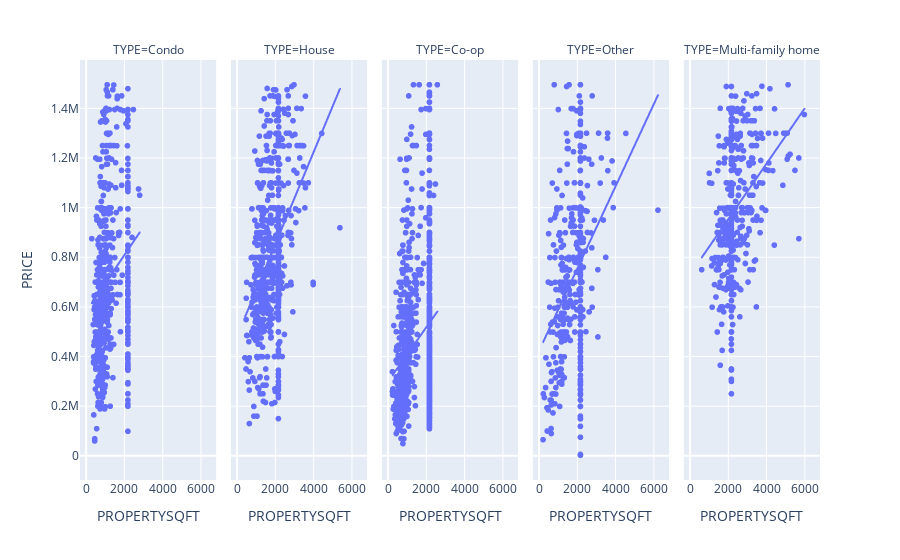

Notebook code for this chart:
### Code cell
fig = px.scatter(data_frame=df, x = 'PROPERTYSQFT', y = 'PRICE' , facet_col= 'TYPE' , trendline= 'ols' )
fig.show()

### Figure 1 — Plotly figure (JSON) as saved in the notebook; plotly's stock layout.template omitted (floating-point values rounded to 4 significant figures; data arrays with more than 128 entries replaced by an {"elided": "..."} marker saying what was removed)
{"data": [{"hovertemplate": "TYPE=Condo<br>PROPERTYSQFT=%{x}<br>PRICE=%{y}<extra></extra>", "legendgroup": "", "marker": {"color": "#636efa", "symbol": "circle"}, "mode": "markers", "name": "", "showlegend": false, "type": "scattergl", "x": {"elided": "597 float values"}, "xaxis": "x", "y": {"elided": "597 int values"}, "yaxis": "y"}, {"hovertemplate": "<b>OLS trendline</b><br>PRICE = 113.768 * PROPERTYSQFT + 581347<br>R<sup>2</sup>=0.041097<br><br>TYPE=Condo<br>PROPERTYSQFT=%{x}<br>PRICE=%{y} <b>(trend)</b><extra></extra>", "legendgroup": "", "marker": {"color": "#636efa", "symbol": "circle"}, "mode": "lines", "name": "", "showlegend": false, "type": "scattergl", "x": {"elided": "597 float values"}, "xaxis": "x", "y": {"elided": "597 float values"}, "yaxis": "y"}, {"hovertemplate": "TYPE=House<br>PROPERTYSQFT=%{x}<br>PRICE=%{y}<extra></extra>", "legendgroup": "", "marker": {"color": "#636efa", "symbol": "circle"}, "mode": "markers", "name": "", "showlegend": false, "type": "scattergl", "x": {"elided": "821 float values"}, "xaxis": "x2", "y": {"elided": "821 int values"}, "yaxis": "y2"}, {"hovertemplate": "<b>OLS trendline</b><br>PRICE = 185.175 * PROPERTYSQFT + 478340<br>R<sup>2</sup>=0.148329<br><br>TYPE=House<br>PROPERTYSQFT=%{x}<br>PRICE=%{y} <b>(trend)</b><extra></extra>", "legendgroup": "", "marker": {"color": "#636efa", "symbol": "circle"}, "mode": "lines", "name": "", "showlegend": false, "type": "scattergl", "x": {"elided": "821 float values"}, "xaxis": "x2", "y": {"elided": "821 float values"}, "yaxis": "y2"}, {"hovertemplate": "TYPE=Co-op<br>PROPERTYSQFT=%{x}<br>PRICE=%{y}<extra></extra>", "legendgroup": "", "marker": {"color": "#636efa", "symbol": "circle"}, "mode": "markers", "name": "", "showlegend": false, "type": "scattergl", "x": {"elided": "1254 float values"}, "xaxis": "x3", "y": {"elided": "1254 int values"}, "yaxis": "y3"}, {"hovertemplate": "<b>OLS trendline</b><br>PRICE = 109.209 * PROPERTYSQFT + 297228<br>R<sup>2</sup>=0.065604<br><br>TYPE=Co-op<br>PROPERTYSQFT=%{x}<br>PRICE=%{y} <b>(trend)</b><extra></extra>", "legendgroup": "", "marker": {"color": "#636efa", "symbol": "circle"}, "mode": "lines", "name": "", "showlegend": false, "type": "scattergl", "x": {"elided": "1254 float values"}, "xaxis": "x3", "y": {"elided": "1254 float values"}, "yaxis": "y3"}, {"hovertemplate": "TYPE=Other<br>PROPERTYSQFT=%{x}<br>PRICE=%{y}<extra></extra>", "legendgroup": "", "marker": {"color": "#636efa", "symbol": "circle"}, "mode": "markers", "name": "", "showlegend": false, "type": "scattergl", "x": {"elided": "432 float values"}, "xaxis": "x4", "y": {"elided": "432 int values"}, "yaxis": "y4"}, {"hovertemplate": "<b>OLS trendline</b><br>PRICE = 165.552 * PROPERTYSQFT + 419718<br>R<sup>2</sup>=0.116862<br><br>TYPE=Other<br>PROPERTYSQFT=%{x}<br>PRICE=%{y} <b>(trend)</b><extra></extra>", "legendgroup": "", "marker": {"color": "#636efa", "symbol": "circle"}, "mode": "lines", "name": "", "showlegend": false, "type": "scattergl", "x": {"elided": "432 float values"}, "xaxis": "x4", "y": {"elided": "432 float values"}, "yaxis": "y4"}, {"hovertemplate": "TYPE=Multi-family home<br>PROPERTYSQFT=%{x}<br>PRICE=%{y}<extra></extra>", "legendgroup": "", "marker": {"color": "#636efa", "symbol": "circle"}, "mode": "markers", "name": "", "showlegend": false, "type": "scattergl", "x": {"elided": "501 float values"}, "xaxis": "x5", "y": {"elided": "501 int values"}, "yaxis": "y5"}, {"hovertemplate": "<b>OLS trendline</b><br>PRICE = 111.558 * PROPERTYSQFT + 728502<br>R<sup>2</sup>=0.108081<br><br>TYPE=Multi-family home<br>PROPERTYSQFT=%{x}<br>PRICE=%{y} <b>(trend)</b><extra></extra>", "legendgroup": "", "marker": {"color": "#636efa", "symbol": "circle"}, "mode": "lines", "name": "", "showlegend": false, "type": "scattergl", "x": {"elided": "501 float values"}, "xaxis": "x5", "y": {"elided": "501 float values"}, "yaxis": "y5"}], "layout": {"annotations": [{"font": {}, "showarrow": false, "text": "TYPE=Condo", "x": 0.092, "xanchor": "center", "xref": "paper", "y": 1, "yanchor": "bottom", "yref": "paper"}, {"font": {}, "showarrow": false, "text": "TYPE=House", "x": 0.296, "xanchor": "center", "xref": "paper", "y": 1, "yanchor": "bottom", "yref": "paper"}, {"font": {}, "showarrow": false, "text": "TYPE=Co-op", "x": 0.5, "xanchor": "center", "xref": "paper", "y": 1, "yanchor": "bottom", "yref": "paper"}, {"font": {}, "showarrow": false, "text": "TYPE=Other", "x": 0.704, "xanchor": "center", "xref": "paper", "y": 1, "yanchor": "bottom", "yref": "paper"}, {"font": {}, "showarrow": false, "text": "TYPE=Multi-family home", "x": 0.908, "xanchor": "center", "xref": "paper", "y": 1, "yanchor": "bottom", "yref": "paper"}], "legend": {"tracegroupgap": 0}, "margin": {"t": 60}, "xaxis": {"anchor": "y", "domain": [0, 0.184], "title": {"text": "PROPERTYSQFT"}}, "xaxis2": {"anchor": "y2", "domain": [0.204, 0.388], "matches": "x", "title": {"text": "PROPERTYSQFT"}}, "xaxis3": {"anchor": "y3", "domain": [0.408, 0.592], "matches": "x", "title": {"text": "PROPERTYSQFT"}}, "xaxis4": {"anchor": "y4", "domain": [0.612, 0.796], "matches": "x", "title": {"text": "PROPERTYSQFT"}}, "xaxis5": {"anchor": "y5", "domain": [0.816, 1], "matches": "x", "title": {"text": "PROPERTYSQFT"}}, "yaxis": {"anchor": "x", "domain": [0, 1], "title": {"text": "PRICE"}}, "yaxis2": {"anchor": "x2", "domain": [0, 1], "matches": "y", "showticklabels": false}, "yaxis3": {"anchor": "x3", "domain": [0, 1], "matches": "y", "showticklabels": false}, "yaxis4": {"anchor": "x4", "domain": [0, 1], "matches": "y", "showticklabels": false}, "yaxis5": {"anchor": "x5", "domain": [0, 1], "matches": "y", "showticklabels": false}}}
